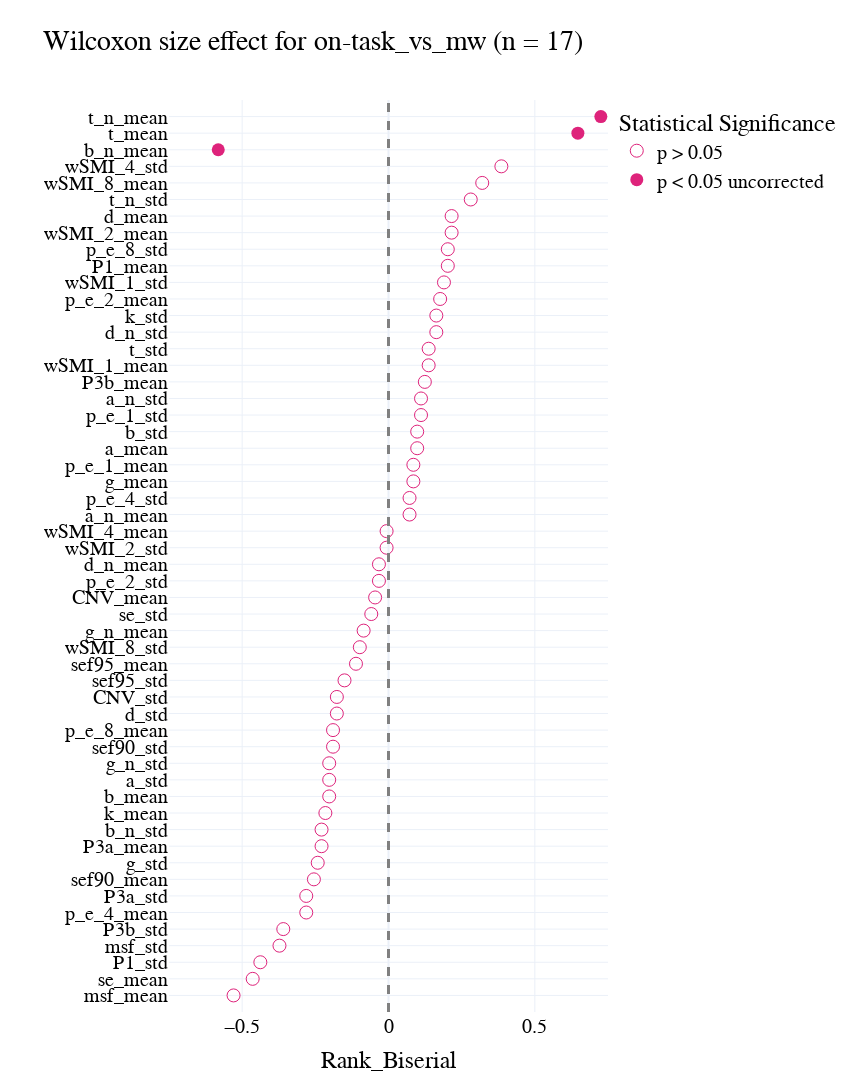
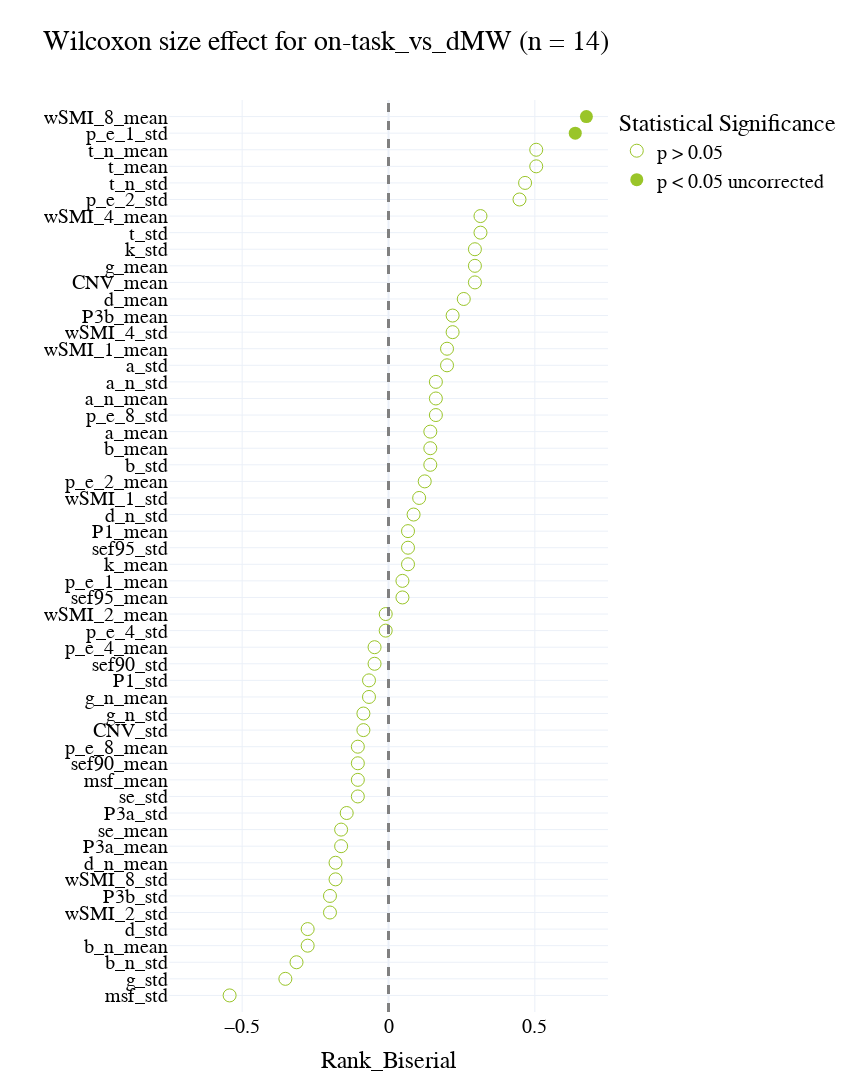
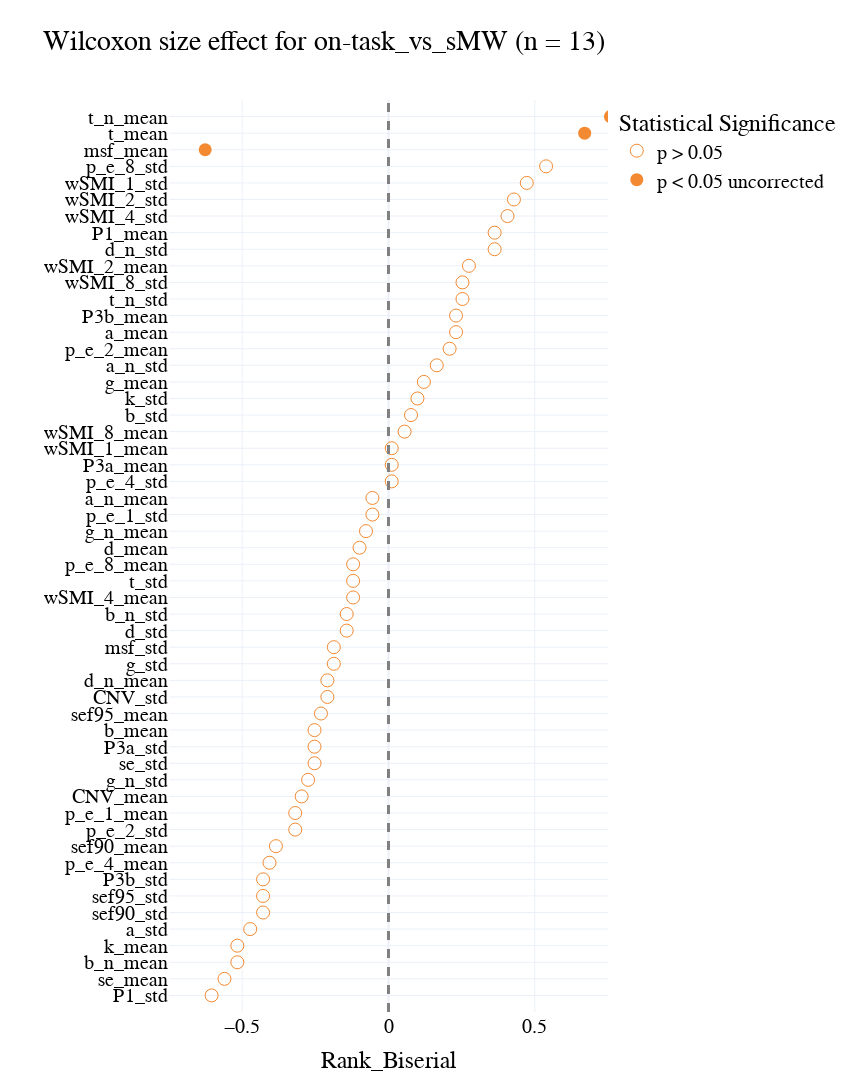
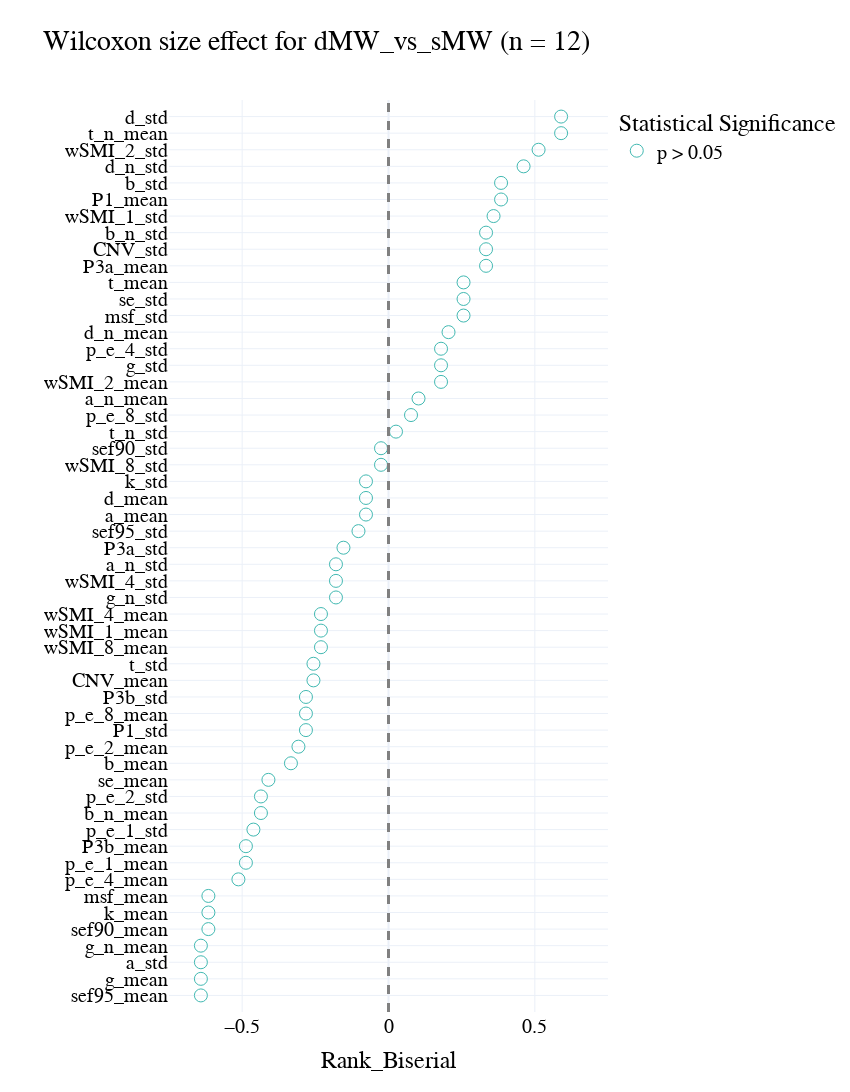

The cell these charts' notebook holds for them, in order:
### Code cell
for idx, contrast in enumerate(comparisons):

    df_mind = preprocess_data(df_markers, markers, probe_type = 'PC', comparison= contrast, only_full_participants=True, average_participants=True,latex_names=False, results_path=None)
    print('Participants included in analysis:', df_mind.shape[0]/2)


    AUC = []
    pvalues = {}
    effect_sizes = {}
    for i in df_mind.drop(['participant', 'mind_numeric'], axis=1).columns:
        mind_0 = df_mind.query("mind_numeric == 0")[i]
        mind_1 = df_mind.query("mind_numeric == 1")[i]
        auc = roc_auc_score(df_mind['mind_numeric'], df_mind[i])
        AUC.append([i, auc])
        test_result = wilcoxon(x=mind_0, y=mind_1,)
        pvalues[i] = test_result['p-val'][0]
        n1 = len(mind_0) 
        n2 = len(mind_1)
        rank_biserial =  test_result['RBC'][0]
        delta = cliffs_delta(mind_0, mind_1)
        d = cohens_d(mind_0, mind_1)
        r = rosenthals_r(test_result['W-val'][0], n1)
        cles = test_result['CLES'][0]
        
        # Calculate the impact effect size measure
        impact_result = impact(np.concatenate([mind_0, mind_1]), np.concatenate([np.zeros(len(mind_0)), np.ones(len(mind_1))]))
        impact_value = impact_result.get('Impact', np.nan)  # Using .get to avoid KeyError if 'Impact' is not present

        effect_sizes[i] = (rank_biserial, delta, d, r, cles,impact_value)

    wilcoxon_df = pd.DataFrame.from_dict(pvalues, orient='index', columns=['p_value']).reset_index().rename(columns={'index': 'markers'})
    wilcoxon_df['AUC'] = wilcoxon_df['markers'].map(dict(AUC))

    # Adding effect sizes to the DataFrame
    wilcoxon_df['Rank_Biserial'] = wilcoxon_df['markers'].apply(lambda x: effect_sizes[x][0])
    wilcoxon_df['Cliffs_Delta'] = wilcoxon_df['markers'].apply(lambda x: effect_sizes[x][1])
    wilcoxon_df['Cohens_d'] = wilcoxon_df['markers'].apply(lambda x: effect_sizes[x][2])
    wilcoxon_df['Rosenthals_r'] = wilcoxon_df['markers'].apply(lambda x: effect_sizes[x][3])
    wilcoxon_df['Common_lanaguage'] = wilcoxon_df['markers'].apply(lambda x: effect_sizes[x][4])
    wilcoxon_df['Impact'] = wilcoxon_df['markers'].apply(lambda x: effect_sizes[x][5])

    


    wilcoxon_df = (wilcoxon_df
                .assign(
                        p_corrected = lambda df: multipletests(df.p_value, method='fdr_bh')[1],
                        significant = lambda df: np.select([(df.p_value < 0.05) & (df.p_corrected < 0.05), (df.p_value < 0.05) & (df.p_corrected > 0.05),  
                                                    (df.p_value > 0.05) & (df.p_corrected > 0.05)], ['p < 0.05 FDR corrected','p < 0.05 uncorrected', 'p > 0.05'])
                    )
            )


    wilcoxon_df.to_csv(os.path.join(results_path,f'wilcoxon_{contrast}.csv'))


    # segment_mind_roc = segment_mind_roc.sort_values(by = 'AUC', ascending = False).head(10).append(segment_mind_roc.sort_values(by = 'AUC', ascending = False).tail(10))

    fig = px.scatter(wilcoxon_df.sort_values(by = 'Rank_Biserial'),x = 'Rank_Biserial', y = 'markers', template = "plotly_white", symbol = 'significant', 
                    symbol_sequence = ['circle-open','circle','hexagram' ],
    #                  color = 'significant',
                    color_discrete_sequence = [colors[idx]], 
                    title= f'Wilcoxon size effect for {contrast} (n = {int(df_mind.shape[0]/2)})',
                    
                    category_orders = {'significant': ['p > 0.05','p < 0.05 uncorrected', 'p < 0.05 FDR corrected']},
                    labels = {
                        'AUC': '1>0                      0<1', 
                            'significant': 'Statistical Significance', 'markers':''}
                    )
    fig.add_vline(x=0, line_width=3, line_dash="dash", line_color="grey")
    fig.update_traces(marker=dict(size = 13))

    fig.update_layout(
        width=850,
        height=1300,
    #     autosize = True, 
        template = 'plotly_white',
            font=dict(
            family="Times new roman",
            size=20,
            color="black"
        ),
        xaxis = dict(
                visible=True,
                range = [-0.75,0.75], 
                tickfont = {"size": 20},
            ),
        yaxis = dict(
            tickfont = {"size": 20},
            autorange = False,    
            automargin = True,
            range = [-1,len(wilcoxon_df)],
            dtick = 1
            ),
        showlegend=True, 

    )

    fig.show()

    fig.write_image(os.path.join(fig_path,f'wilcoxon_{contrast}.png'))
    fig.write_image(os.path.join(fig_path,f'wilcoxon_{contrast}.pdf'))
    fig.write_image(os.path.join(fig_path,f'wilcoxon_{contrast}.svg'))
    # fig.write_image(os.path.join(fig_path,f'wilcoxon_{contrast}.eps'))

### Figure 1 — Plotly figure (JSON) as saved in the notebook; plotly's stock layout.template omitted (floating-point values rounded to 4 significant figures)
{"data": [{"hovertemplate": "Statistical Significance=p > 0.05<br>Rank_Biserial=%{x}<br>=%{y}<extra></extra>", "legendgroup": "p > 0.05", "marker": {"color": "#DE237B", "size": 13, "symbol": "circle-open"}, "mode": "markers", "name": "p > 0.05", "orientation": "h", "showlegend": true, "type": "scatter", "x": [-0.5294, -0.4641, -0.4379, -0.3725, -0.3595, -0.281, -0.281, -0.2549, -0.2418, -0.2288, -0.2288, -0.2157, -0.2026, -0.2026, -0.2026, -0.1895, -0.1895, -0.1765, -0.1765, -0.1503, -0.1111, -0.09804, -0.08497, -0.05882, -0.04575, -0.03268, -0.03268, -0.006536, -0.006536, 0.0719, 0.0719, 0.08497, 0.08497, 0.09804, 0.09804, 0.1111, 0.1111, 0.1242, 0.1373, 0.1373, 0.1634, 0.1634, 0.1765, 0.1895, 0.2026, 0.2026, 0.2157, 0.2157, 0.281, 0.3203, 0.3856], "xaxis": "x", "y": ["msf_mean", "se_mean", "P1_std", "msf_std", "P3b_std", "p_e_4_mean", "P3a_std", "sef90_mean", "g_std", "P3a_mean", "b_n_std", "k_mean", "b_mean", "a_std", "g_n_std", "sef90_std", "p_e_8_mean", "d_std", "CNV_std", "sef95_std", "sef95_mean", "wSMI_8_std", "g_n_mean", "se_std", "CNV_mean", "p_e_2_std", "d_n_mean", "wSMI_2_std", "wSMI_4_mean", "a_n_mean", "p_e_4_std", "g_mean", "p_e_1_mean", "a_mean", "b_std", "p_e_1_std", "a_n_std", "P3b_mean", "wSMI_1_mean", "t_std", "d_n_std", "k_std", "p_e_2_mean", "wSMI_1_std", "P1_mean", "p_e_8_std", "wSMI_2_mean", "d_mean", "t_n_std", "wSMI_8_mean", "wSMI_4_std"], "yaxis": "y"}, {"hovertemplate": "Statistical Significance=p < 0.05 uncorrected<br>Rank_Biserial=%{x}<br>=%{y}<extra></extra>", "legendgroup": "p < 0.05 uncorrected", "marker": {"color": "#DE237B", "size": 13, "symbol": "circle"}, "mode": "markers", "name": "p < 0.05 uncorrected", "orientation": "h", "showlegend": true, "type": "scatter", "x": [-0.5817, 0.6471, 0.7255], "xaxis": "x", "y": ["b_n_mean", "t_mean", "t_n_mean"], "yaxis": "y"}], "layout": {"font": {"color": "black", "family": "Times new roman", "size": 20}, "height": 1300, "legend": {"title": {"text": "Statistical Significance"}, "tracegroupgap": 0}, "shapes": [{"line": {"color": "grey", "dash": "dash", "width": 3}, "type": "line", "x0": 0, "x1": 0, "xref": "x", "y0": 0, "y1": 1, "yref": "y domain"}], "showlegend": true, "title": {"text": "Wilcoxon size effect for on-task_vs_mw (n = 17)"}, "width": 850, "xaxis": {"anchor": "y", "domain": [0, 1], "range": [-0.75, 0.75], "tickfont": {"size": 20}, "title": {"text": "Rank_Biserial"}, "visible": true}, "yaxis": {"anchor": "x", "automargin": true, "autorange": false, "domain": [0, 1], "dtick": 1, "range": [-1, 54], "tickfont": {"size": 20}, "title": {"text": ""}}}}

### Figure 2 — Plotly figure (JSON) as saved in the notebook; plotly's stock layout.template omitted (floating-point values rounded to 4 significant figures)
{"data": [{"hovertemplate": "Statistical Significance=p > 0.05<br>Rank_Biserial=%{x}<br>=%{y}<extra></extra>", "legendgroup": "p > 0.05", "marker": {"color": "#9AC529", "size": 13, "symbol": "circle-open"}, "mode": "markers", "name": "p > 0.05", "orientation": "h", "showlegend": true, "type": "scatter", "x": [-0.5429, -0.3524, -0.3143, -0.2762, -0.2762, -0.2, -0.2, -0.181, -0.181, -0.1619, -0.1619, -0.1429, -0.1048, -0.1048, -0.1048, -0.1048, -0.08571, -0.08571, -0.06667, -0.06667, -0.04762, -0.04762, -0.009524, -0.009524, 0.04762, 0.04762, 0.06667, 0.06667, 0.06667, 0.08571, 0.1048, 0.1238, 0.1429, 0.1429, 0.1429, 0.1619, 0.1619, 0.1619, 0.2, 0.2, 0.219, 0.219, 0.2571, 0.2952, 0.2952, 0.2952, 0.3143, 0.3143, 0.4476, 0.4667, 0.5048, 0.5048], "xaxis": "x", "y": ["msf_std", "g_std", "b_n_std", "b_n_mean", "d_std", "wSMI_2_std", "P3b_std", "wSMI_8_std", "d_n_mean", "P3a_mean", "se_mean", "P3a_std", "se_std", "msf_mean", "sef90_mean", "p_e_8_mean", "CNV_std", "g_n_std", "g_n_mean", "P1_std", "sef90_std", "p_e_4_mean", "p_e_4_std", "wSMI_2_mean", "sef95_mean", "p_e_1_mean", "k_mean", "sef95_std", "P1_mean", "d_n_std", "wSMI_1_std", "p_e_2_mean", "b_std", "b_mean", "a_mean", "p_e_8_std", "a_n_mean", "a_n_std", "a_std", "wSMI_1_mean", "wSMI_4_std", "P3b_mean", "d_mean", "CNV_mean", "g_mean", "k_std", "t_std", "wSMI_4_mean", "p_e_2_std", "t_n_std", "t_mean", "t_n_mean"], "yaxis": "y"}, {"hovertemplate": "Statistical Significance=p < 0.05 uncorrected<br>Rank_Biserial=%{x}<br>=%{y}<extra></extra>", "legendgroup": "p < 0.05 uncorrected", "marker": {"color": "#9AC529", "size": 13, "symbol": "circle"}, "mode": "markers", "name": "p < 0.05 uncorrected", "orientation": "h", "showlegend": true, "type": "scatter", "x": [0.6381, 0.6762], "xaxis": "x", "y": ["p_e_1_std", "wSMI_8_mean"], "yaxis": "y"}], "layout": {"font": {"color": "black", "family": "Times new roman", "size": 20}, "height": 1300, "legend": {"title": {"text": "Statistical Significance"}, "tracegroupgap": 0}, "shapes": [{"line": {"color": "grey", "dash": "dash", "width": 3}, "type": "line", "x0": 0, "x1": 0, "xref": "x", "y0": 0, "y1": 1, "yref": "y domain"}], "showlegend": true, "title": {"text": "Wilcoxon size effect for on-task_vs_dMW (n = 14)"}, "width": 850, "xaxis": {"anchor": "y", "domain": [0, 1], "range": [-0.75, 0.75], "tickfont": {"size": 20}, "title": {"text": "Rank_Biserial"}, "visible": true}, "yaxis": {"anchor": "x", "automargin": true, "autorange": false, "domain": [0, 1], "dtick": 1, "range": [-1, 54], "tickfont": {"size": 20}, "title": {"text": ""}}}}

### Figure 3 — Plotly figure (JSON) as saved in the notebook; plotly's stock layout.template omitted (floating-point values rounded to 4 significant figures)
{"data": [{"hovertemplate": "Statistical Significance=p > 0.05<br>Rank_Biserial=%{x}<br>=%{y}<extra></extra>", "legendgroup": "p > 0.05", "marker": {"color": "#F38A31", "size": 13, "symbol": "circle-open"}, "mode": "markers", "name": "p > 0.05", "orientation": "h", "showlegend": true, "type": "scatter", "x": [-0.6044, -0.5604, -0.5165, -0.5165, -0.4725, -0.4286, -0.4286, -0.4286, -0.4066, -0.3846, -0.3187, -0.3187, -0.2967, -0.2747, -0.2527, -0.2527, -0.2527, -0.2308, -0.2088, -0.2088, -0.1868, -0.1868, -0.1429, -0.1429, -0.1209, -0.1209, -0.1209, -0.0989, -0.07692, -0.05495, -0.05495, 0.01099, 0.01099, 0.01099, 0.05495, 0.07692, 0.0989, 0.1209, 0.1648, 0.2088, 0.2308, 0.2308, 0.2527, 0.2527, 0.2747, 0.3626, 0.3626, 0.4066, 0.4286, 0.4725, 0.5385], "xaxis": "x", "y": ["P1_std", "se_mean", "b_n_mean", "k_mean", "a_std", "sef90_std", "sef95_std", "P3b_std", "p_e_4_mean", "sef90_mean", "p_e_2_std", "p_e_1_mean", "CNV_mean", "g_n_std", "se_std", "P3a_std", "b_mean", "sef95_mean", "CNV_std", "d_n_mean", "g_std", "msf_std", "d_std", "b_n_std", "wSMI_4_mean", "t_std", "p_e_8_mean", "d_mean", "g_n_mean", "p_e_1_std", "a_n_mean", "p_e_4_std", "P3a_mean", "wSMI_1_mean", "wSMI_8_mean", "b_std", "k_std", "g_mean", "a_n_std", "p_e_2_mean", "a_mean", "P3b_mean", "t_n_std", "wSMI_8_std", "wSMI_2_mean", "d_n_std", "P1_mean", "wSMI_4_std", "wSMI_2_std", "wSMI_1_std", "p_e_8_std"], "yaxis": "y"}, {"hovertemplate": "Statistical Significance=p < 0.05 uncorrected<br>Rank_Biserial=%{x}<br>=%{y}<extra></extra>", "legendgroup": "p < 0.05 uncorrected", "marker": {"color": "#F38A31", "size": 13, "symbol": "circle"}, "mode": "markers", "name": "p < 0.05 uncorrected", "orientation": "h", "showlegend": true, "type": "scatter", "x": [-0.6264, 0.6703, 0.7582], "xaxis": "x", "y": ["msf_mean", "t_mean", "t_n_mean"], "yaxis": "y"}], "layout": {"font": {"color": "black", "family": "Times new roman", "size": 20}, "height": 1300, "legend": {"title": {"text": "Statistical Significance"}, "tracegroupgap": 0}, "shapes": [{"line": {"color": "grey", "dash": "dash", "width": 3}, "type": "line", "x0": 0, "x1": 0, "xref": "x", "y0": 0, "y1": 1, "yref": "y domain"}], "showlegend": true, "title": {"text": "Wilcoxon size effect for on-task_vs_sMW (n = 13)"}, "width": 850, "xaxis": {"anchor": "y", "domain": [0, 1], "range": [-0.75, 0.75], "tickfont": {"size": 20}, "title": {"text": "Rank_Biserial"}, "visible": true}, "yaxis": {"anchor": "x", "automargin": true, "autorange": false, "domain": [0, 1], "dtick": 1, "range": [-1, 54], "tickfont": {"size": 20}, "title": {"text": ""}}}}

### Figure 4 — Plotly figure (JSON) as saved in the notebook; plotly's stock layout.template omitted (floating-point values rounded to 4 significant figures)
{"data": [{"hovertemplate": "Statistical Significance=p > 0.05<br>Rank_Biserial=%{x}<br>=%{y}<extra></extra>", "legendgroup": "p > 0.05", "marker": {"color": "#42B9B2", "size": 13, "symbol": "circle-open"}, "mode": "markers", "name": "p > 0.05", "orientation": "h", "showlegend": true, "type": "scatter", "x": [-0.641, -0.641, -0.641, -0.641, -0.6154, -0.6154, -0.6154, -0.5128, -0.4872, -0.4872, -0.4615, -0.4359, -0.4359, -0.4103, -0.3333, -0.3077, -0.2821, -0.2821, -0.2821, -0.2564, -0.2564, -0.2308, -0.2308, -0.2308, -0.1795, -0.1795, -0.1795, -0.1538, -0.1026, -0.07692, -0.07692, -0.07692, -0.02564, -0.02564, 0.02564, 0.07692, 0.1026, 0.1795, 0.1795, 0.1795, 0.2051, 0.2564, 0.2564, 0.2564, 0.3333, 0.3333, 0.3333, 0.359, 0.3846, 0.3846, 0.4615, 0.5128, 0.5897, 0.5897], "xaxis": "x", "y": ["sef95_mean", "g_mean", "a_std", "g_n_mean", "sef90_mean", "k_mean", "msf_mean", "p_e_4_mean", "p_e_1_mean", "P3b_mean", "p_e_1_std", "b_n_mean", "p_e_2_std", "se_mean", "b_mean", "p_e_2_mean", "P1_std", "p_e_8_mean", "P3b_std", "CNV_mean", "t_std", "wSMI_8_mean", "wSMI_1_mean", "wSMI_4_mean", "g_n_std", "wSMI_4_std", "a_n_std", "P3a_std", "sef95_std", "a_mean", "d_mean", "k_std", "wSMI_8_std", "sef90_std", "t_n_std", "p_e_8_std", "a_n_mean", "wSMI_2_mean", "g_std", "p_e_4_std", "d_n_mean", "msf_std", "se_std", "t_mean", "P3a_mean", "CNV_std", "b_n_std", "wSMI_1_std", "P1_mean", "b_std", "d_n_std", "wSMI_2_std", "t_n_mean", "d_std"], "yaxis": "y"}], "layout": {"font": {"color": "black", "family": "Times new roman", "size": 20}, "height": 1300, "legend": {"title": {"text": "Statistical Significance"}, "tracegroupgap": 0}, "shapes": [{"line": {"color": "grey", "dash": "dash", "width": 3}, "type": "line", "x0": 0, "x1": 0, "xref": "x", "y0": 0, "y1": 1, "yref": "y domain"}], "showlegend": true, "title": {"text": "Wilcoxon size effect for dMW_vs_sMW (n = 12)"}, "width": 850, "xaxis": {"anchor": "y", "domain": [0, 1], "range": [-0.75, 0.75], "tickfont": {"size": 20}, "title": {"text": "Rank_Biserial"}, "visible": true}, "yaxis": {"anchor": "x", "automargin": true, "autorange": false, "domain": [0, 1], "dtick": 1, "range": [-1, 54], "tickfont": {"size": 20}, "title": {"text": ""}}}}
